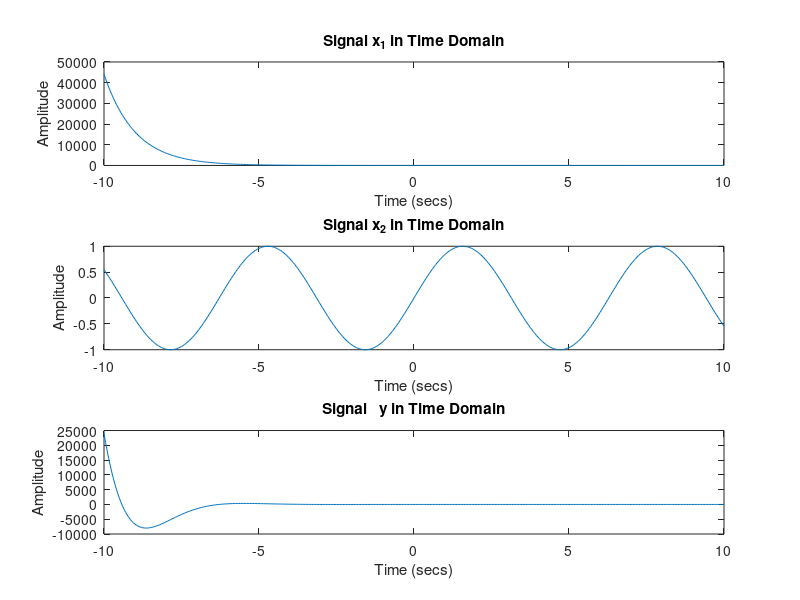

Recreate this plot in MATLAB.
t = (-10 :.05 :10); % pay attention to scale and limits
x_1 = 2*exp(-t); % elementwise multiply with .*
x_2 = sin(t);
y   = x_1.*x_2;e

subplot(3,1,1),plot(t,x_1), ylabel('Amplitude'), xlabel('Time (secs)'), title('Signal x_1 in Time Domain');
subplot(3,1,2),plot(t,x_2), ylabel('Amplitude'), xlabel('Time (secs)'), title('Signal x_2 in Time Domain');
subplot(3,1,3),plot(t,y)  , ylabel('Amplitude'), xlabel('Time (secs)'), title('Signal   y in Time Domain');


[X,Y] = meshgrid(-2:.2:2);                                
Z = X .* exp(-X.^2 - Y.^2);
    